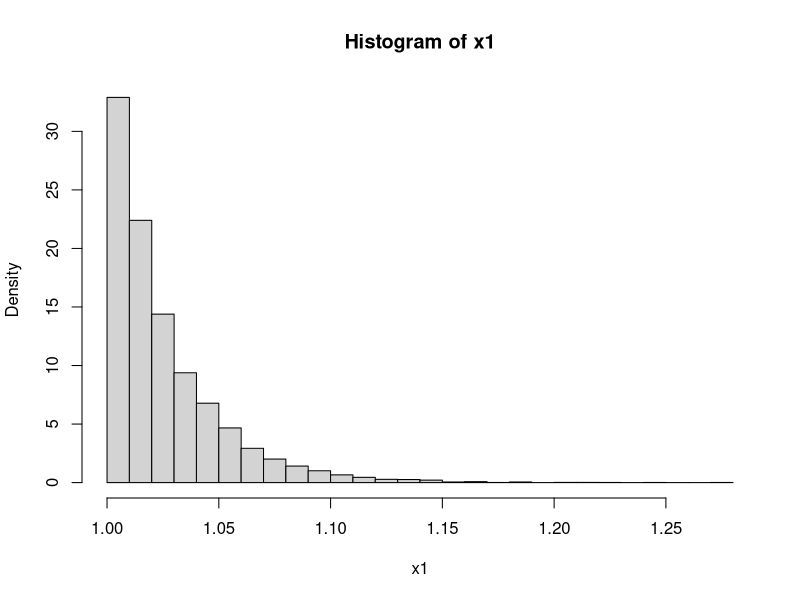
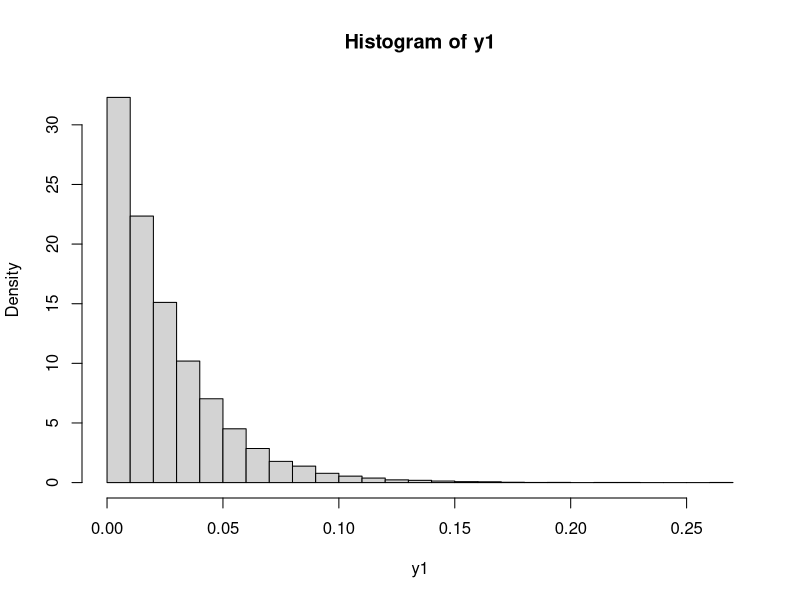

R code for these plots, in order:
#Implement two samplers, one for X and one for Y . Plot the histogram and the density
#and comment on the results exploring different values of γ.

#sampler for Pareto
xsampler<- function(n, gamma){
  u<- runif(n)
  1/((1-u)^(1/gamma))
}

#sampler for exponential
ysampler<- function(n,gamma){
  x<- xsampler(n,gamma)
  y<- log(x)
  return(y)
}

x1=xsampler(10000,40)
y1=ysampler(10000,40)
hist(x1,breaks = 30, freq=F)
hist(y1,breaks = 30, freq=F)